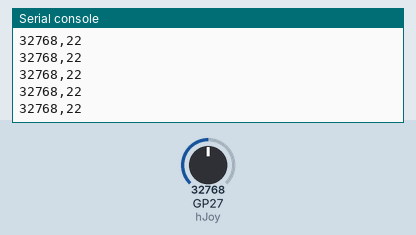
This program was run on a simulated Raspberry Pi Pico running MicroPython. On the bench: the last lines printed to the serial console. The test bench sets the inputs (shaded band); at power-on: GP27 (hJoy) = 32768 (analog values on the 0–65535 scale).

Above: at 1.2 s.
1.3 s: GP27 (hJoy) set to 45874
At 1.32 s:
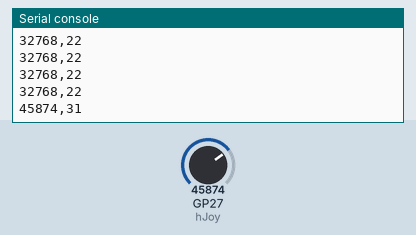
2.8 s: GP27 (hJoy) set to 57670
At 2.83 s:
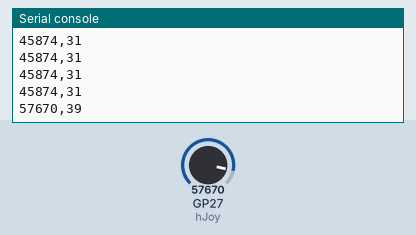
Timing chart, 0 to 5.8 s (numbered marks = the images above; inputs shaded):
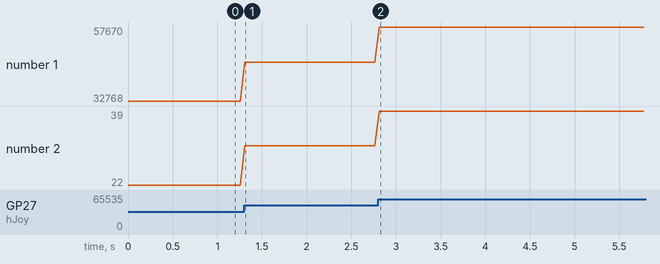

The program:

js_and_servo.py
```python
import machine
import time
import math
657083
hPin=27
vPin=26
hJoy= machine.ADC(hPin)
vJoy= machine.ADC(vPin)
servoPin = 15
servo = machine.PWM(machine.Pin(servoPin))
servo.freq(50)
servo.duty_u16(0)

while True:
    hVal=hJoy.read_u16()
    #print(hVal)
    hCal=(hVal - 400) * (45 - 0) // (65535 - 400) + 0
    pwmVal = 36.41 * hCal + 1638
    #servo.duty_u16(int(pwmVal))
    #print(f'pre={hVal}, post={hCal}')
    #vVal=vJoy.read_u16()

    #hCal=int(-.00306*hVal+100.766)
    #vCal=int(.00306*vVal-100.766)

    #deg=math.atan2(vCal,hCal)*360/2/math.pi
    #if hCal==0:
    #    hCal=1
    #if deg<0:
    #    deg=deg+360

    #mag=math.sqrt(hCal**2+vCal**2)
    #if mag<=4:
    #    hCal=0
    #    vCal=0

    print(f'{hVal},{hCal}')
    time.sleep_ms(50)
```

Measured:
- after the input at 1.3 s, the serial console: prints a new line at once (image 1)
- after the input at 2.8 s, the serial console: prints a new line at once (image 2)
- plotted number 1: 32768 → 45874 after the input at 1.3 s, 45874 → 57670 after the input at 2.8 s
- plotted number 2: 22 → 31 after the input at 1.3 s, 31 → 39 after the input at 2.8 s
